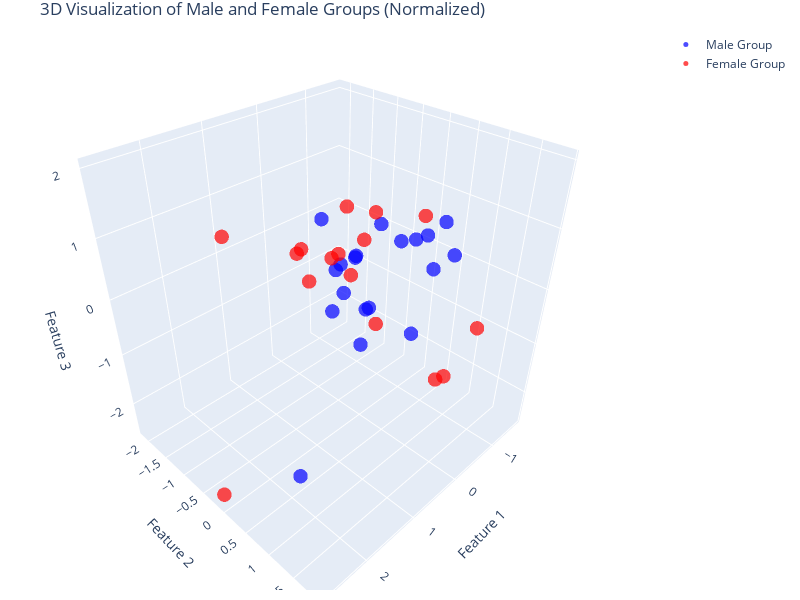

Write notebook code for a chart like this one.
### Code cell
import matplotlib.pyplot as plt
import plotly.graph_objects as go

# Create the figure
fig = go.Figure()

# Add control group points
fig.add_trace(go.Scatter3d(
    x=male_data_normalized[:, 0],
    y=male_data_normalized[:, 1],
    z=male_data_normalized[:, 2],
    mode='markers',
    marker=dict(size=5, color='blue', opacity=0.7),
    name='Male Group'
))

# Add female group points
fig.add_trace(go.Scatter3d(
    x=female_data_normalized[:, 0],
    y=female_data_normalized[:, 1],
    z=female_data_normalized[:, 2],
    mode='markers',
    marker=dict(size=5, color='red', opacity=0.7),
    name='Female Group'
))

# Customize layout
fig.update_layout(
    title="3D Visualization of Male and Female Groups (Normalized)",
    scene=dict(
        xaxis=dict(title='Feature 1', backgroundcolor='rgba(211,211,211)'),
        yaxis=dict(title='Feature 2', backgroundcolor='rgba(211,211,211)'),
        zaxis=dict(title='Feature 3', backgroundcolor='rgba(211,211,211)')
    ),
    margin=dict(l=10, r=10, t=30, b=10),  # Reduce whitespace
    width=800,  # Adjust width of the plot
    height=600  # Adjust height of the plot
)

# Show the plot (interactive in Jupyter)
fig.show()

### Figure 1 — Plotly figure (JSON) as saved in the notebook; plotly's stock layout.template omitted (floating-point values rounded to 4 significant figures)
{"data": [{"marker": {"color": "blue", "opacity": 0.7, "size": 5}, "mode": "markers", "name": "Male Group", "type": "scatter3d", "x": [0.7893, -0.3471, 0.2751, 0.3458, 0.4124, 0.6492, 0.6824, 0.3696, -1.127, -0.6299, -0.448, 1.624, 0.6386, -0.7833, 0.1979, -0.3471, -0.941, 1.136, 1.712], "y": [0.6815, 0.3744, 0.08616, 1.194, -0.01323, -0.007952, 0.8631, -0.2172, 0.04571, -1.537, 1.029, 1.537, 0.1402, 0.9988, -0.000306, -0.2501, 0.5528, 1.893, 0.3744], "z": [-0.3324, 0.721, 0.6213, -0.106, 0.01642, -0.1865, 1.564, 0.2963, 0.3085, 0.258, 1.23, 1.126, 0.6621, 0.5685, 0.5238, -0.7699, 0.07279, 1.988, -2.52]}, {"marker": {"color": "red", "opacity": 0.7, "size": 5}, "mode": "markers", "name": "Female Group", "type": "scatter3d", "x": [-0.9748, -0.6902, 2.741, 0.2963, -0.3471, -0.3471, 1.034, -1.082, 0.7499, -1.283, 0.8408, -1.634, -1.403, -1.377, -1.018, 0.2851], "y": [-0.5623, -2.123, -0.1609, -0.375, -0.5891, -0.6961, -2.01, -0.9881, -0.375, 1.239, -0.5177, -1.231, -0.01323, -1.874, 0.9096, 1.623], "z": [-1.548, -0.5755, -2.52, 0.3969, -0.2763, 0.8831, 0.3969, -0.08927, 0.2024, -0.8533, 0.64, 0.1317, 0.5914, -0.8533, -1.872, -0.697]}], "layout": {"height": 600, "margin": {"b": 10, "l": 10, "r": 10, "t": 30}, "scene": {"xaxis": {"backgroundcolor": "rgba(211,211,211)", "title": {"text": "Feature 1"}}, "yaxis": {"backgroundcolor": "rgba(211,211,211)", "title": {"text": "Feature 2"}}, "zaxis": {"backgroundcolor": "rgba(211,211,211)", "title": {"text": "Feature 3"}}}, "title": {"text": "3D Visualization of Male and Female Groups (Normalized)"}, "width": 800}}
